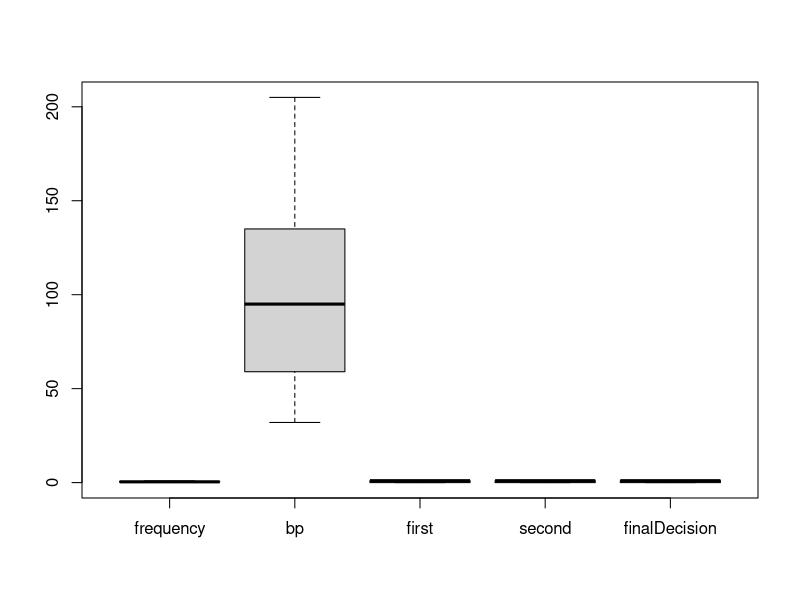
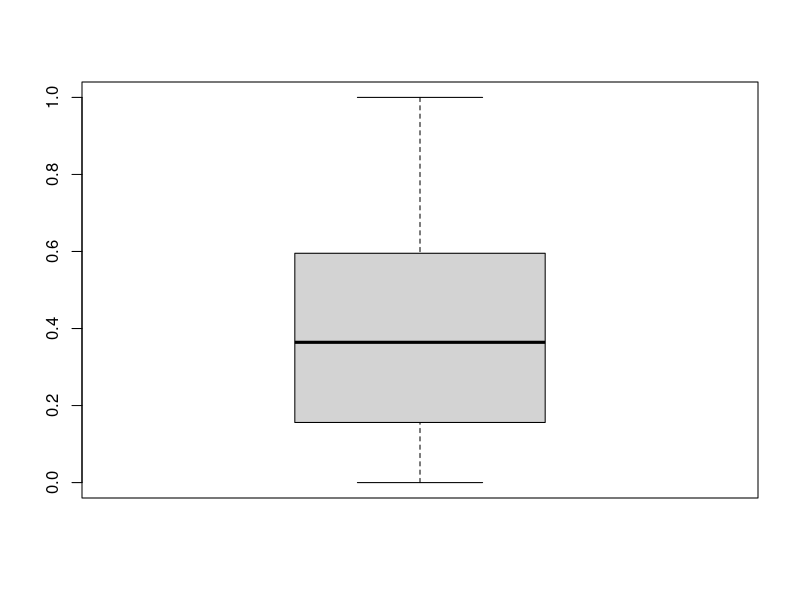
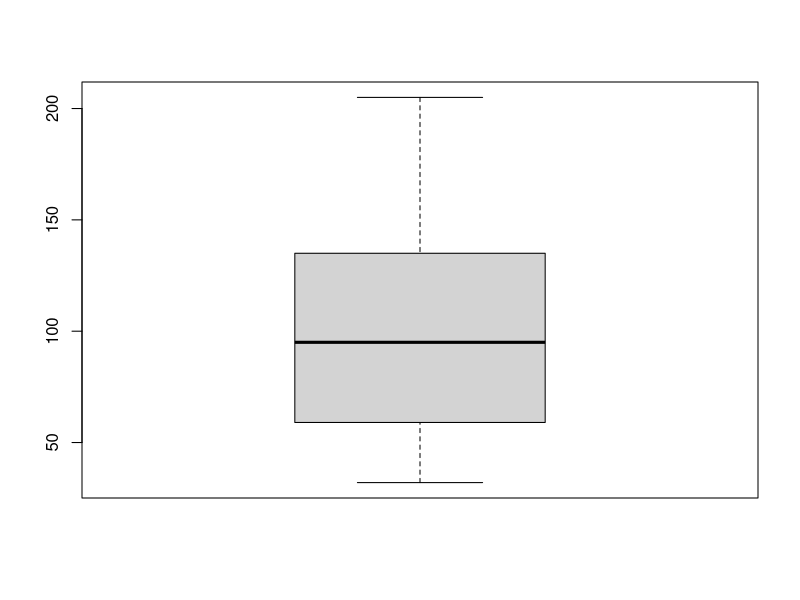
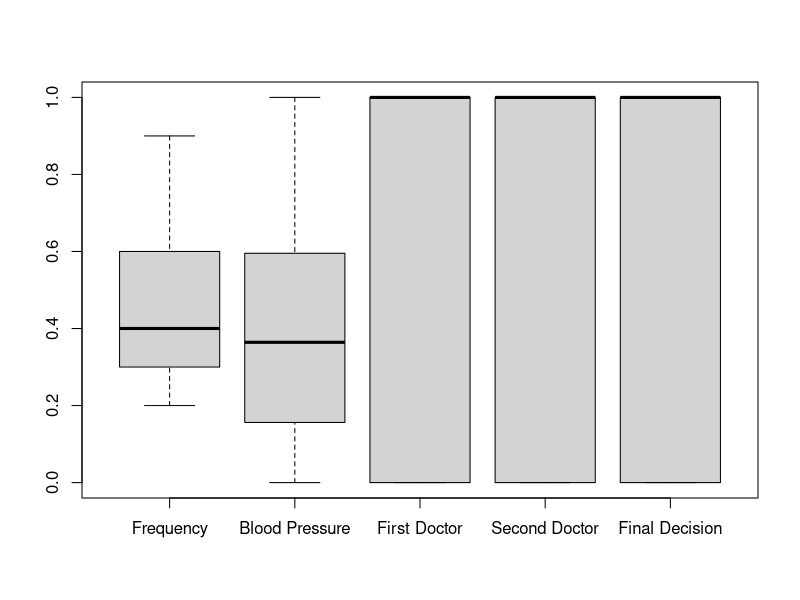
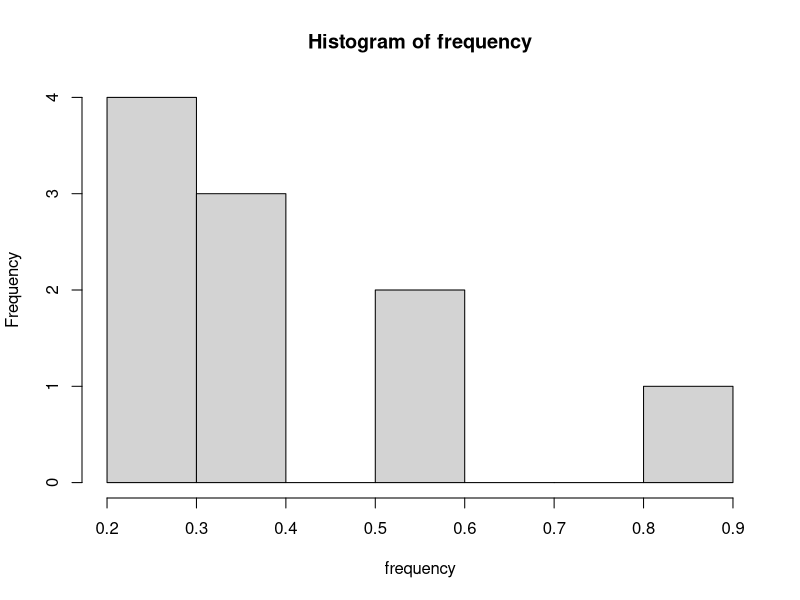
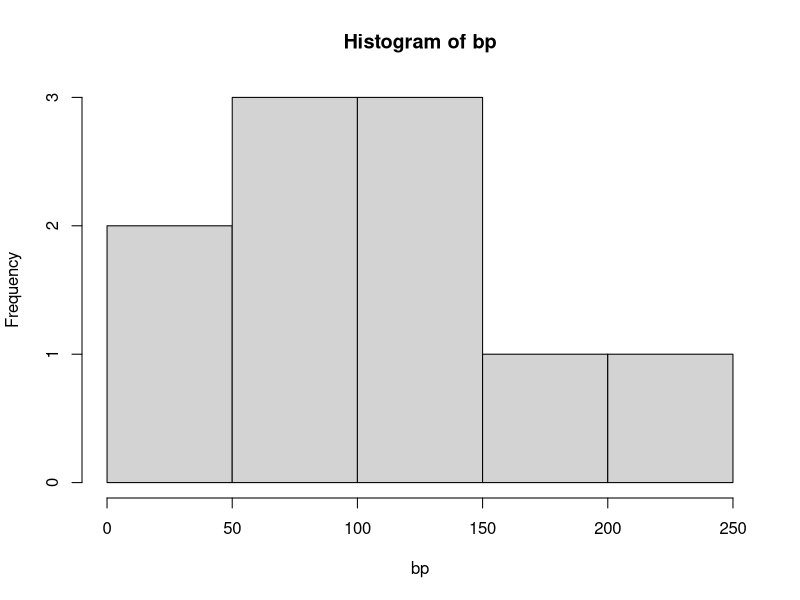
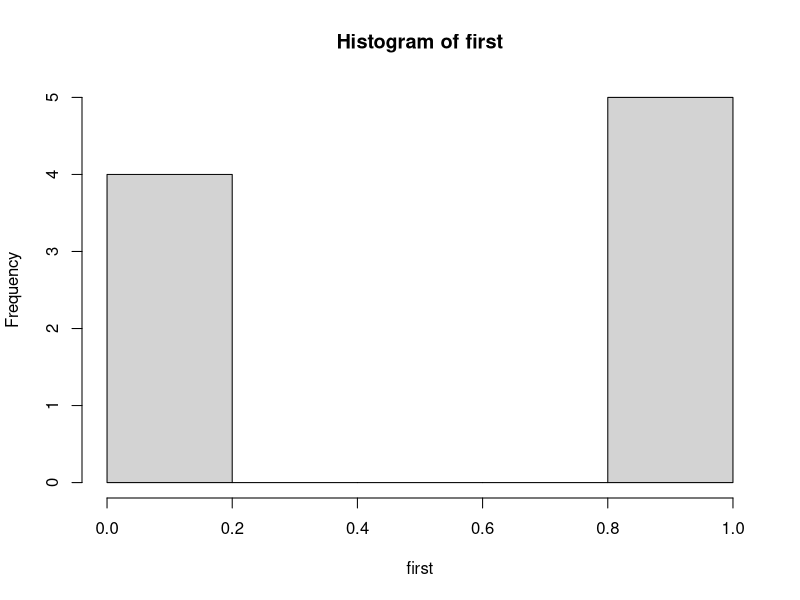
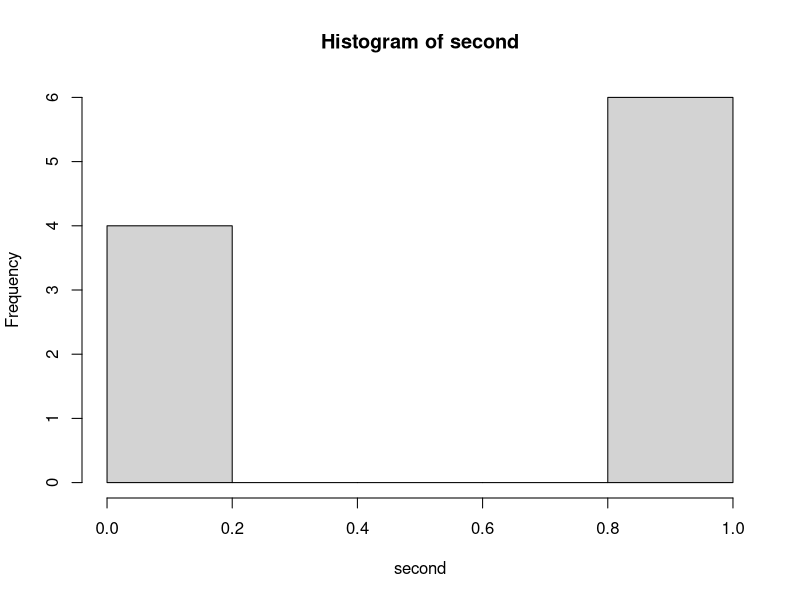

These charts were generated, in order, by the following R code:
## Data Provided by Instructor
frequency <- c(0.6, 0.3, 0.4, 0.4, 0.2, 0.6, 0.3, 0.4, 0.9, 0.2)
bp <- c(103, 87, 32, 42, 59, 109, 78, 205, 135, 176)
first <- c(1, 1, 1, 1, 0, 0, 0, 0, NA, 1)
second <- c(0, 0, 1, 1, 0, 0, 1, 1, 1, 1)
finalDecision <- c(0, 1, 0, 1, 0, 1, 0, 1, 1, 1)

## Creating the Data Frame
dataCollection <- data.frame(frequency, bp, first, second, finalDecision)
dataCollection
## The dataframe appears with all of the data organized similar to the
## table provided by the instructor for the assignment.

## Creating the Box Plot
boxplot(dataCollection)
## The box plot for bp information overtakes all of the other data,
## making it impossible to read the data from those columns. 
## However, since most of the other data ranges between 0 and 1,
## I decide to normalize the "bp" values to the same range.

## Modifying blood pressure to normalize between 0 and 1.
standardBP <- (bp - min(bp))/(max(bp)-min(bp))
standardBP
boxplot(standardBP)
boxplot(bp)
## Both box plots show that the data for "bp" and "standardBP"
## match exactly despite the data from "standardBP" being normalized.

## Creating a second dataframe with the updated values
dataCollection2 <- data.frame(frequency, standardBP, first, second, finalDecision)
## I decide to update the names for each of the columns of data,
## just so the formatting looks nice.
names(dataCollection2)[1] <- "Frequency"
names(dataCollection2)[2] <- "Blood Pressure"
names(dataCollection2)[3] <- "First Doctor"
names(dataCollection2)[4] <- "Second Doctor"
names(dataCollection2)[5] <- "Final Decision"
dataCollection2

## Creating a box plot for the second dataframe
boxplot(dataCollection2)
## The boxplots are all created and show the spread of each column
## of values. Because of the values for the last three columns are
## logical, using only 0 or 1, the values these box plots display are
## anchored specifically to these values.

## Creating histograms for each column of data
hist(frequency)
hist(bp)
hist(first)
hist(second)
hist(finalDecision)
## The last three histograms for each column of data again show that
## their logical values anchor the information to either 0 or 1. One
## thing that is noticeable in the histogram of "first" is that there
## are only 9 data points captured because one data point was missing.